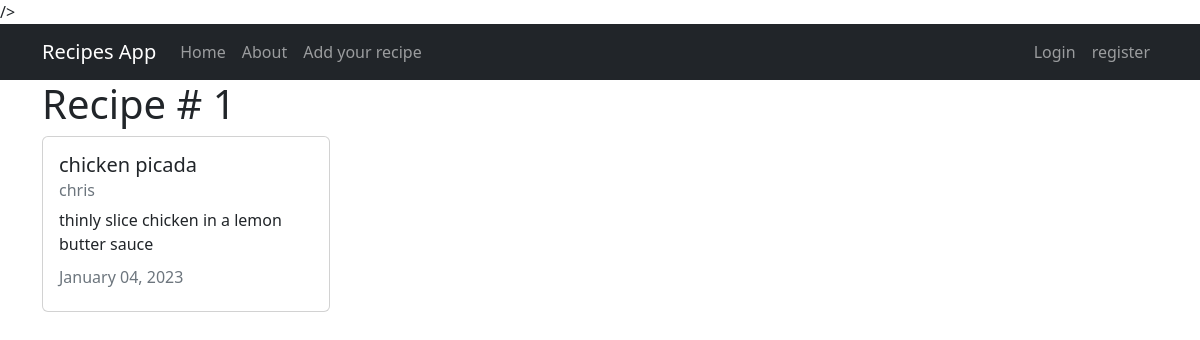
Page /recipe/1/ on the committed database.
### recipes/models.py (models this page shows, shortened)
class Recipe(models.Model):
  title = models.CharField(max_length=100)
  description = models.TextField()
  author =models.ForeignKey(User, on_delete=models.CASCADE)
  created_at = models.DateTimeField(auto_now_add=True)
  updated_at = models.DateTimeField(auto_now=True)

### recipes/views.py (the view)
# urls.py: path('recipe/<int:pk>/', views.RecipeDetailView.as_view(), name='recipes-detail'),
class RecipeDetailView(DetailView):
    model = models.Recipe

### recipes/templates/recipes/recipe_detail.html (shortened to what this page needs)
{% extends 'recipes/base.html' %}
{% block content %}
<h1>Recipe # {{ object.id }}</h1>
<div class="card my -4" style="width: 18rem;">
  <div class="card-body">
    <h5 class="card-title">{{ object.title }}</h5>
    <h6 class="card-subtitle mb-2 text-muted">{{ object.author }}</h6>
    <p class="card-text">{{ object.description }}</p>
    <h6 class="card-subtitle mb-2 text-muted">
      {{ object.updated_at|date:"F d, Y" }}
    </h6>
   </div>
</div>
{% endblock content %}

### rows in the picture
Recipe: id "1", title "chicken picada", author "chris", description "thinly slice chicken in a lemon butter sauce", updated_at "January 04, 2023"
